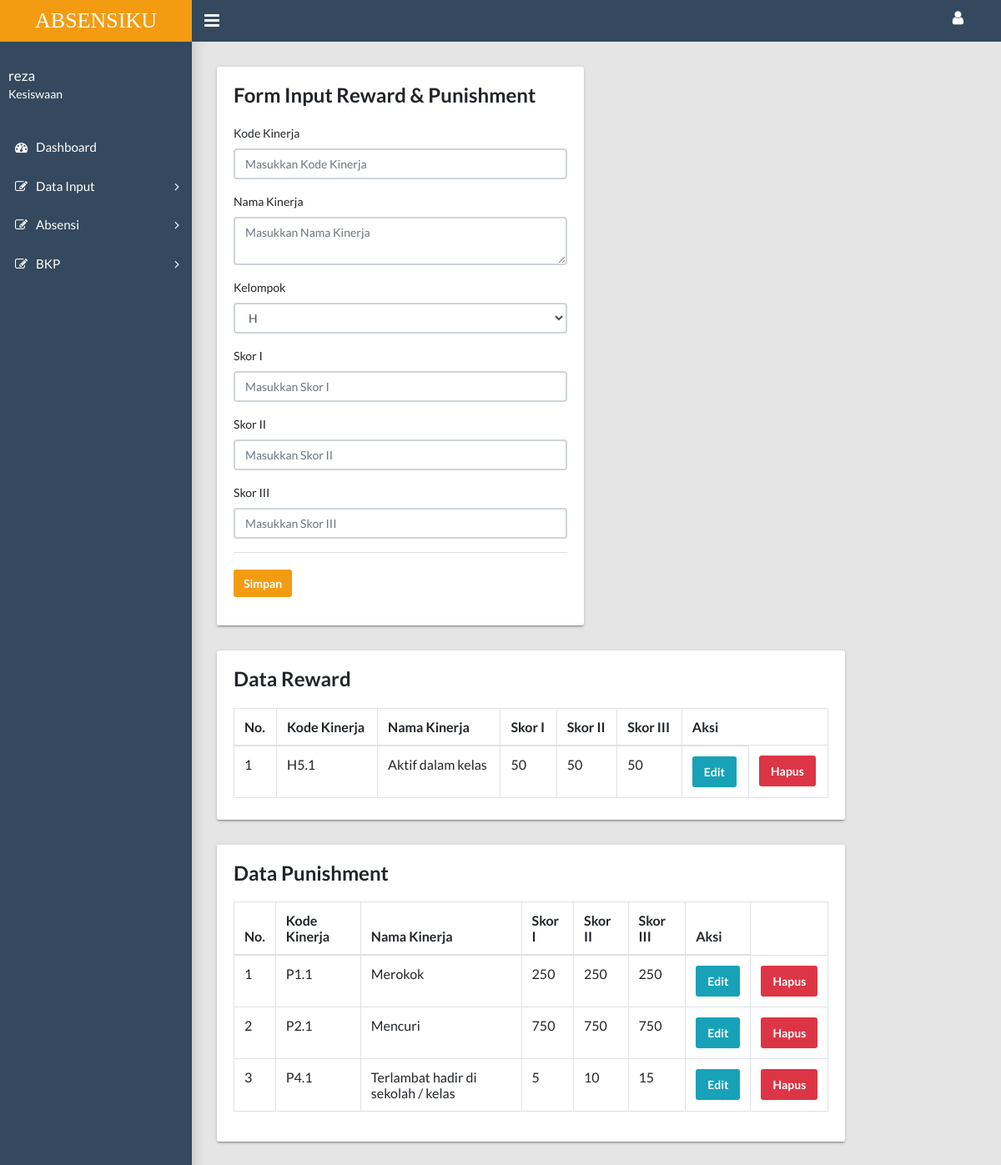
Screenshot of /pagekesiswaan.php?page=repush (signed in) with the database file from the repository.
### tables this page shows
CREATE TABLE `tb_user` (
  `id` varchar(5) NOT NULL,
  `nama` varchar(35) NOT NULL,
  `username` varchar(14) NOT NULL,
  `password` varchar(35) NOT NULL,
  `user_role` enum('Kesiswaan','Pembimbing') NOT NULL,
  `rayon` varchar(20) NOT NULL
);

CREATE TABLE `tb_repush` (
  `kode_kinerja` varchar(8) NOT NULL,
  `nama_kinerja` varchar(250) NOT NULL,
  `kelompok` varchar(1) NOT NULL,
  `skor1` int(11) NOT NULL,
  `skor2` int(11) NOT NULL,
  `skor3` int(11) NOT NULL
);

### controller.php (called while the page is built, shortened)
<?php
    $username = "root";
    $password = "";
    $database = "cbtproduktif";
    $hostname = "localhost";
    $con = mysqli_connect($hostname,$username,$password,$database) or die("Connection Corrupt");
    class CRUD{
        public function selectWhere($table,$where,$whereValues){
            global $con;
            $sql = "SELECT * FROM $table WHERE $where = '$whereValues'";
            $query = mysqli_query($con,$sql);
            return $data = mysqli_fetch_assoc($query);
        }
        public function edit($table,$where,$whereValues){
            global $con;
            $sql = "SELECT * FROM $table WHERE $where = '$whereValues'";
            $query = mysqli_query($con,$sql);
            $data = [];
            while($bigData = mysqli_fetch_assoc($query)){
                $data[] = $bigData;
            }
            return $data;
        }
    }
?>

### repush.php (the view, shortened to what this page needs)
<?php
  $perintah = new CRUD();
  $table = "tb_repush";
?>
<div class="row">
  <div class="col-md-6">
    <div class="tile">
      <h3 class="tile-title">Form Input Reward & Punishment</h3>
      <form method="post">
          <div class="tile-body">
                    <div class="form-group">
                      <label class="control-label">Kode Kinerja</label>
                      <input class="form-control" name="kode" autocomplete="off" type="text" placeholder="Masukkan Kode Kinerja" value="<?= @$edit['kode_kinerja'] ?>">
                    </div>
                    <div class="form-group">
                      <label class="control-label">Nama Kinerja</label>
                      <textarea class="form-control" name="nama" autocomplete="off" placeholder="Masukkan Nama Kinerja" ><?= @$edit['nama_kinerja'] ?></textarea>
                    </div>
                    <div class="form-group">
                        <label for="exampleSelect1">Kelompok</label>
                        <select class="form-control" name="kelompok" id="exampleSelect1">
                          <option value="H"
                            <?php
                                if (@$edit['kelompok'] == "H") {
                                  echo "selected";
                                }
                              ?>
                          >H</option>
                        </select>
                    </div>
                    <div class="form-group">
                      <label class="control-label">Skor I</label>
                      <input class="form-control" name="skor1" type="text" autocomplete="off" placeholder="Masukkan Skor I" value="<?= @$edit['skor1'] ?>">
                    </div>
                    <div class="form-group">
                      <label class="control-label">Skor II</label>
                      <input class="form-control" name="skor2" type="text" autocomplete="off" placeholder="Masukkan Skor II" value="<?= @$edit['skor2'] ?>">
                    </div>
                    <div class="form-group">
                      <label class="control-label">Skor III</label>
                      <input class="form-control" name="skor3" type="text" autocomplete="off" placeholder="Masukkan Skor III" value="<?= @$edit['skor3'] ?>">
                    </div>
                  </div>
                  <div class="tile-footer">
                      <?php if (@$_GET['id'] == "") { ?>
                        <button type="submit" class="btn btn-primary" name="simpan">Simpan</button>
                      <?php }else{ ?>
                        <button type="submit" class="btn btn-primary" name="ubah">Ubah</button>
                      <?php } ?>
                  </div>
            </form>
        </div>
  </div>
</div>
<div class="row">
  <div class="col-md-10">
    <div class="tile">
      <h3 class="tile-title">Data Reward</h3>
      <div class="tile-body">
        <table class="table table-hover table-bordered" id="sampleTable">
                <thead>
                  <tr>
                    <th>No.</th>
                    <th>Kode Kinerja</th>
                    <th>Nama Kinerja</th>
                    <th>Skor I</th>
                    <th>Skor II</th>
                    <th>Skor III</th>
                    <th>Aksi</th>
                  </tr>
                </thead>
                <tbody>
                  <?php
                    $no = 1;
                    $where = "kelompok";
                    $whereValues = "H";
                     $data = $perintah->edit($table, $where, $whereValues);
                      foreach ($data as $repush) { ?>
                  <tr>
                      <td><?php echo $no; ?></td>
                      <td><?php echo $repush['kode_kinerja'] ?></td>
                      <td><?php echo $repush['nama_kinerja'] ?></td>
                      <td><?php echo $repush['skor1'] ?></td>
                      <td><?php echo $repush['skor2'] ?></td>
                      <td><?php echo $repush['skor3'] ?></td>
                      <td><a class="btn btn-info" href="?page=repush&edit&id=<?php echo $repush['kode_kinerja'] ?>">Edit</a></td>
                      <td><a href="#" class="btn btn-danger" id="btdelete<?php echo $no; ?>">Hapus</a></td>
                  </tr>
                  <?php $no++; } ?>
                </tbody>
              </table>
      </div>
    </div>
  </div>
</div>
<div class="row">
  <div class="col-md-10">
    <div class="tile">
      <h3 class="tile-title">Data Punishment</h3>
      <div class="tile-body">
        <table class="table table-hover table-bordered" id="sampleTable">
                <thead>
                  <tr>
                    <th>No.</th>
                    <th>Kode Kinerja</th>
                    <th>Nama Kinerja</th>
                    <th>Skor I</th>
                    <th>Skor II</th>
                    <th>Skor III</th>
                    <th>Aksi</th>
                  </tr>
                </thead>
                <tbody>
                  <?php
                    $no = 1;
                    $where = "kelompok";
                    $whereValues = "P";
                     $data = $perintah->edit($table, $where, $whereValues);
                      foreach ($data as $repush) { ?>
                  <tr>
                      <td><?php echo $no; ?></td>
                      <td><?php echo $repush['kode_kinerja'] ?></td>
                      <td><?php echo $repush['nama_kinerja'] ?></td>
                      <td><?php echo $repush['skor1'] ?></td>
                      <td><?php echo $repush['skor2'] ?></td>
                      <td><?php echo $repush['skor3'] ?></td>
                      <td><a class="btn btn-info" href="?page=repush&edit&id=<?php echo $repush['kode_kinerja'] ?>">Edit</a></td>
                      <td><a href="#" class="btn btn-danger" id="btdelete<?php echo $no; ?>">Hapus</a></td>
                  </tr>
                  <?php $no++; } ?>
                </tbody>
              </table>
      </div>
    </div>
  </div>
</div>

### pagekesiswaan.php (shortened to what this page needs)
<?php
      include "controller.php";
      $function = new CRUD();
      $sesAuth = $function->selectWhere("tb_user","username",$_SESSION['username']);
?>
<!DOCTYPE html>
<html lang="en">
  <head>
    <link rel="stylesheet" type="text/css" href="css/main.css">
    <link rel="stylesheet" type="text/css" href="https://maxcdn.bootstrapcdn.com/font-awesome/4.7.0/css/font-awesome.min.css">
  </head>
  <body class="app sidebar-mini rtl">
    <header class="app-header"><a class="app-header__logo" href="index.html">ABSENSIKU</a>
      <a class="app-sidebar__toggle" href="#" data-toggle="sidebar" aria-label="Hide Sidebar"></a>
      <ul class="app-nav ">
        <li class="dropdown"><a class="app-nav__item" href="#" data-toggle="dropdown" aria-label="Open Profile Menu"><i class="fa fa-user fa-lg"></i></a>
        </li>
      </ul>
    </header>
    <aside class="app-sidebar"  style="background-color: #34495e !important; ">
      <div class="app-sidebar__user">
        <div>
          <p class="app-sidebar__user-name"><?= $sesAuth['nama'] ?></p>
          <p class="app-sidebar__user-designation"><?= $sesAuth['user_role'] ?></p>
        </div>
      </div>
      <ul class="app-menu">
        <li><a class="app-menu__item " href="pagekesiswaan.php"><i class="app-menu__icon fa fa-dashboard"></i><span class="app-menu__label">Dashboard</span></a></li>
        <li class="treeview"><a class="app-menu__item" href="#" data-toggle="treeview"><i class="app-menu__icon fa fa-edit"></i><span class="app-menu__label">Data Input</span><i class="treeview-indicator fa fa-angle-right"></i></a>
        </li>
        <li class="treeview"><a class="app-menu__item" href="#" data-toggle="treeview"><i class="app-menu__icon fa fa-edit"></i><span class="app-menu__label">Absensi</span><i class="treeview-indicator fa fa-angle-right"></i></a>
        </li>
        <li class="treeview"><a class="app-menu__item" href="#" data-toggle="treeview"><i class="app-menu__icon fa fa-edit"></i><span class="app-menu__label">BKP</span><i class="treeview-indicator fa fa-angle-right"></i></a>
        </li>
      </ul>
    </aside>
    <main class="app-content">
      <?php
        @$page = $_GET['page'];
        switch ($page) {
          case 'repush':
            include "repush.php";
          break;
        }
       ?>
    </main>
  </body>
</html>

### pagekesiswaan.php (style rules this page uses)
.app-header { background-color: #34495e !important; }
.app-header__logo { background-color: #f39c12 !important; }
.app-sidebar__toggle { background-color: #34495e !important; }

### repush.php (style rules this page uses)
.btn-primary { background-color: #f39c12 !important; border: none; }

### rows the page displays
tb_user: nama "reza", user_role "Kesiswaan"
tb_repush: kode_kinerja "H5.1", nama_kinerja "Aktif dalam kelas", skor1 "50", skor2 "50", skor3 "50"
tb_repush: kode_kinerja "P1.1", nama_kinerja "Merokok", skor1 "250", skor2 "250", skor3 "250"
tb_repush: kode_kinerja "P2.1", nama_kinerja "Mencuri", skor1 "750", skor2 "750", skor3 "750"
tb_repush: kode_kinerja "P4.1", nama_kinerja "Terlambat hadir di sekolah / kelas", skor1 "5", skor2 "10", skor3 "15"
